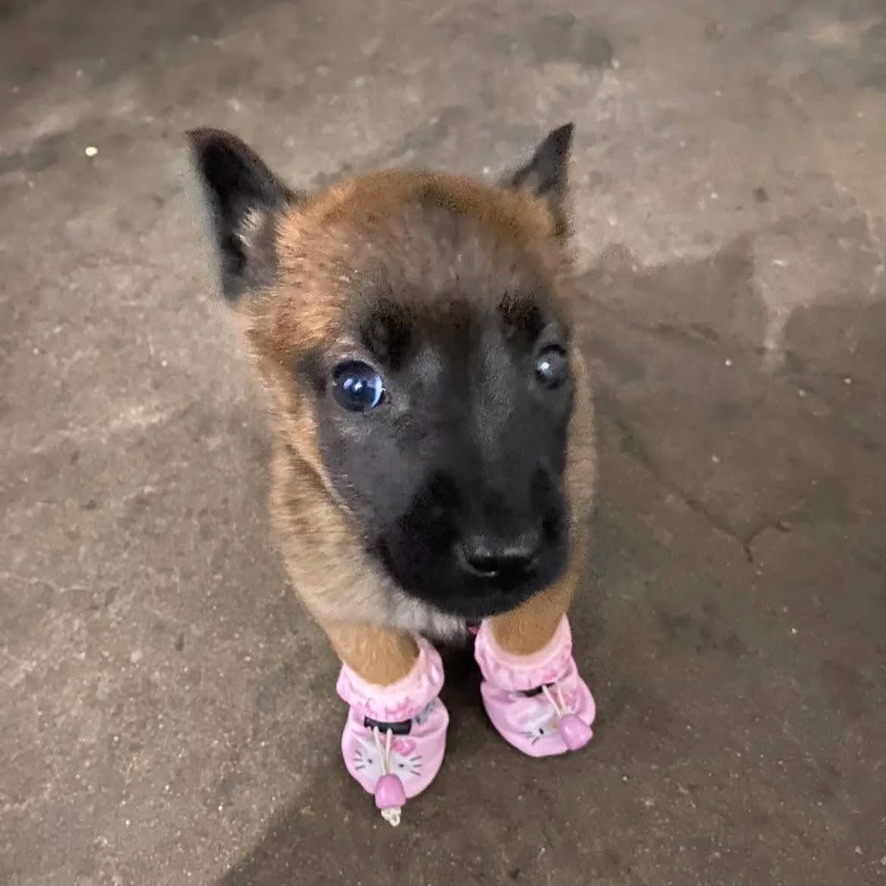
#> input picture task_8/data/dog.jpeg, 886 x 886 px
$ python task_8.py
#> lines starting #> are read from the running program, lines starting #| are printed output that depends on the picture; after the words box and inside, x2 and y2 are one past the last pixel; in counts of white or black regions, pixels touching at a corner belong together
import cv2

def load_image(path):
#> called with path = 'data/dog.jpeg'
    image = cv2.imread(path)
#> image is the input picture: shape (886, 886, 3); mean B, G, R 101.8, 112.7, 128.4
    if image is None:
        raise ValueError(f"Nie można wczytać obrazu: {path}")
    return image

def show_image(title, image):
    cv2.imshow(title, image)
    cv2.waitKey(0)
    cv2.destroyAllWindows()

def task_1(image):
    roi = image[0:100, 0:100]
    show_image("Top-left 100x100 ROI", roi)

def task_2(image):
    (h, _) = image.shape[:2]
#> h = 886
    roi = image[h//2:, :]
#> roi: shape (443, 886, 3)
    show_image("Bottom Half", roi)

def task_3(image):
    (_, w) = image.shape[:2]
#> w = 886
    roi = image[:, w//2:]
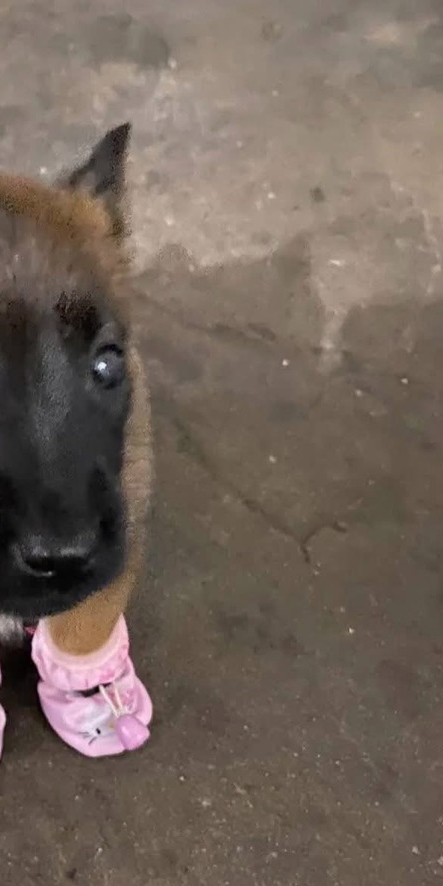
#> roi: shape (886, 443, 3); mean B, G, R 90.5, 100.4, 114.3
    show_image("Right Half", roi)

def task_4(image):
    try:
        startX = int(input("startX: "))
#> the answer given: 3
        endX = int(input("endX: "))
#> the answer given: 3
        startY = int(input("startY: "))
#> the answer given: 3
        endY = int(input("endY: "))
#> the answer given: 3
    except ValueError:
        print("Niepoprawne dane wejściowe.")
        return
    roi = image[startY:endY, startX:endX]
#> roi = empty array
    show_image("User-defined ROI", roi)

def task_5(image):
    (h, w) = image.shape[:2]
#> h = 886; w = 886
    centerY, centerX = h//2, w//2
#> centerY = 443; centerX = 443
    roi = image[centerY-75:centerY+75, centerX-75:centerX+75]
#> roi: shape (150, 150, 3)
    show_image("Cropped Face Region (centered)", roi)

def task_6(image):
    roi = image[50:150, 50:150]
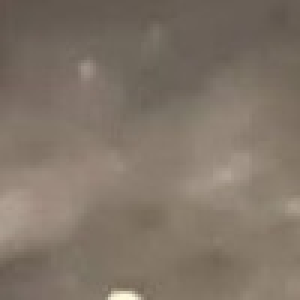
#> roi: shape (100, 100, 3) (shown 3 times larger); mean B, G, R 103.6, 116, 128.4
    result = image.copy()
    result[0:100, 0:100] = roi
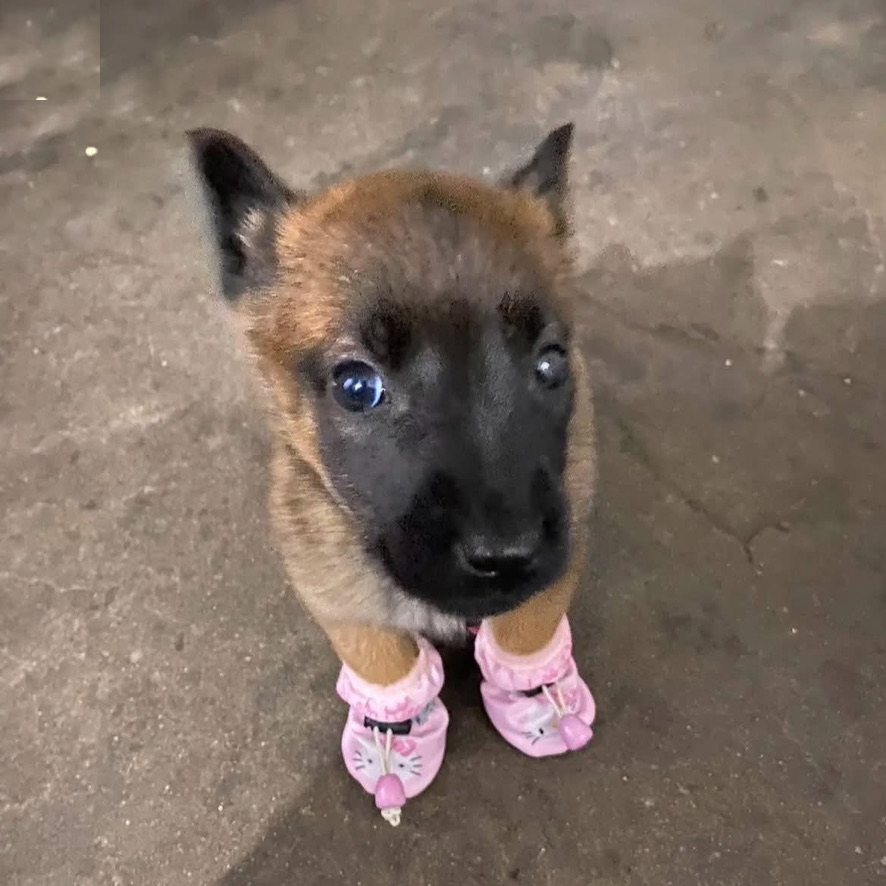
#> result: shape (886, 886, 3); 1.27% of pixels changed, all inside (x1, y1, x2, y2) = (0, 0, 100, 100)
    show_image("Copied and Pasted ROI", result)

def task_7(image):
    (h, w) = image.shape[:2]
#> h = 886; w = 886
    dh, dw = h // 3, w // 3
#> dh = 295; dw = 295
    for row in range(3):
        for col in range(3):
            roi = image[row*dh:(row+1)*dh, col*dw:(col+1)*dw]
            show_image(f"Grid {row},{col}", roi)
#> this loop made 3 passes
#> pass 1, in show_image (call 8), `cv2.imshow(title, image)`:
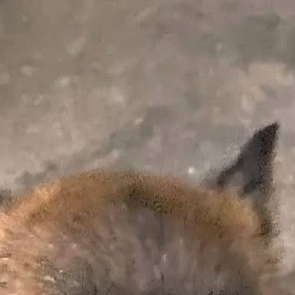
#> window 'Grid 0,1': shape (295, 295, 3); mean B, G, R 105.2, 119.7, 138.1
#> pass 1, in show_image (call 9), `cv2.imshow(title, image)`:
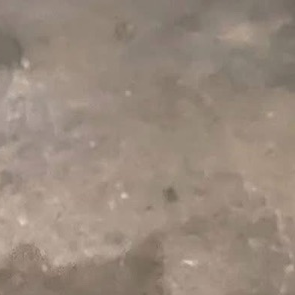
#> window 'Grid 0,2': shape (295, 295, 3); mean B, G, R 124.4, 137.2, 152.6

def task_8(image):
    (h, w) = image.shape[:2]
#> h = 886; w = 886
    win_w = 200
    for x in range(0, w - win_w + 1, 10):
        roi = image[0:h, x:x+win_w]
        cv2.imshow("Sliding ROI", roi)
#> this loop made 69 passes
#> pass 1, in task_8, `roi = image[0:h, x:x+win_w]`:
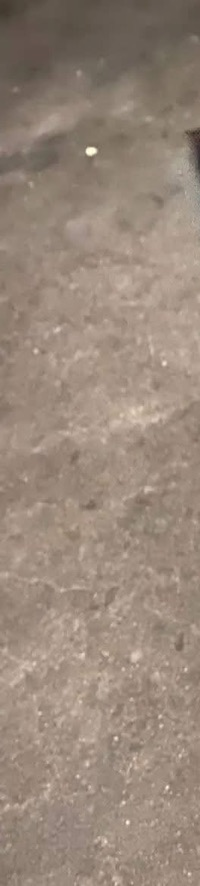
#> roi: shape (886, 200, 3); mean B, G, R 122.3, 135.7, 152.5
    cv2.waitKey(5)
    cv2.destroyAllWindows()

def task_9(image):
    roi = image[0:300, 0:300]
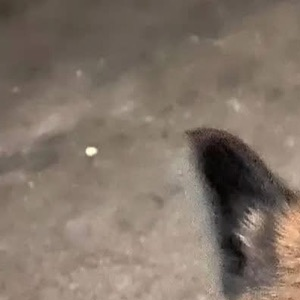
#> roi: shape (300, 300, 3); mean B, G, R 103.9, 115.9, 129.8
    cv2.imwrite("cropped_image.jpg", roi)
    print("Zapisano jako cropped_image.jpg")
    show_image("Cropped 300x300", roi)


image = load_image("data/dog.jpeg")
task_1(image)
task_2(image)
task_3(image)
task_4(image)
task_5(image)
task_6(image)
task_7(image)
task_8(image)
task_9(image)

$ run again, with task_1/data/dog.jpeg copied over task_8/data/dog.jpeg
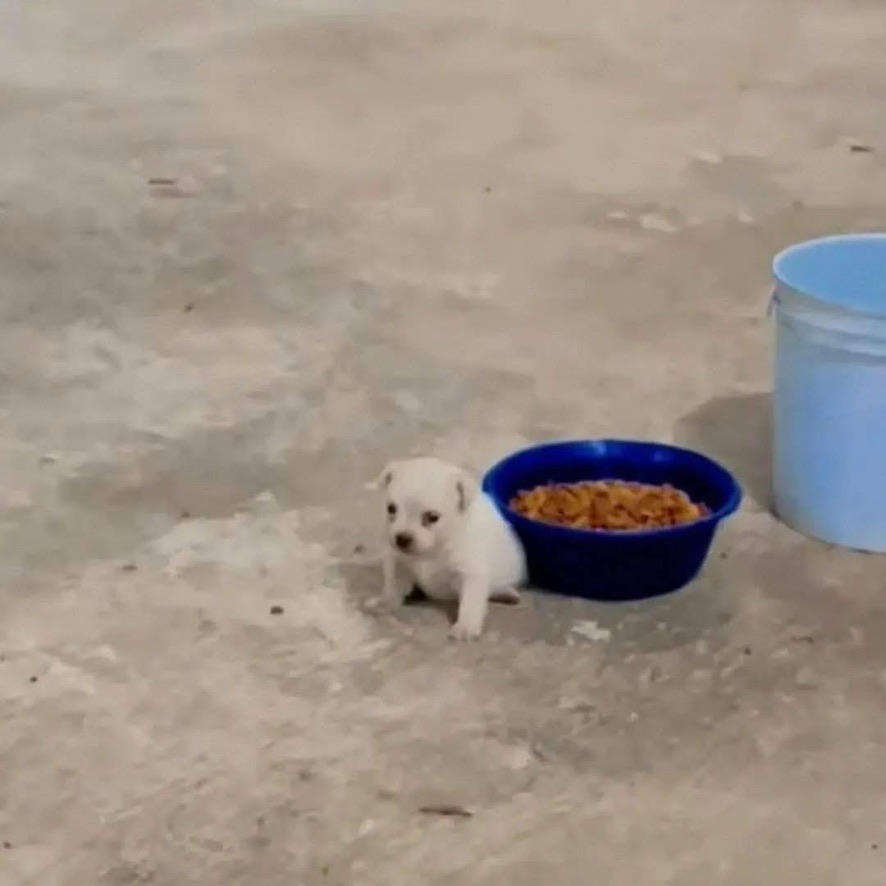
#> input picture task_1/data/dog.jpeg, 886 x 886 px
#> in load_image, image is the input picture: shape (886, 886, 3); mean B, G, R 136.3, 146.8, 158.4
#> in task_3, `roi = image[:, w//2:]`:
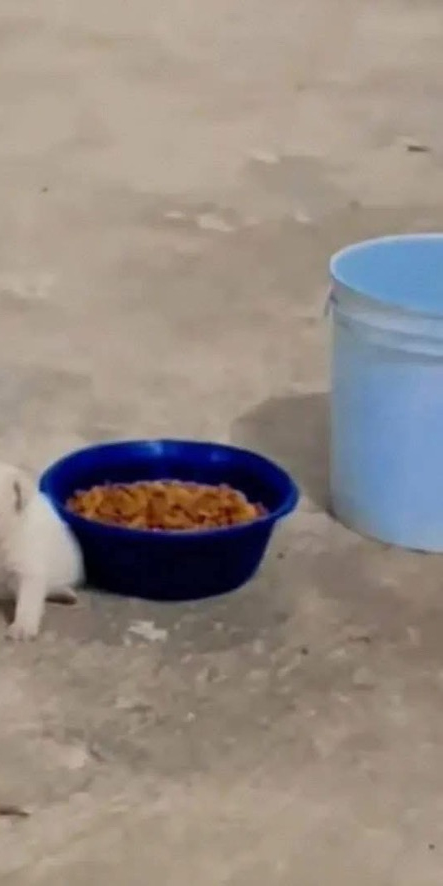
#> roi: shape (886, 443, 3); mean B, G, R 130.4, 137.6, 147.9
#> in task_4, `roi = image[startY:endY, startX:endX]`: roi = empty array
#> result: shape (886, 886, 3); 1.24% of pixels changed, all inside (x1, y1, x2, y2) = (0, 0, 100, 100)
#> in task_9, `roi = image[0:300, 0:300]`:
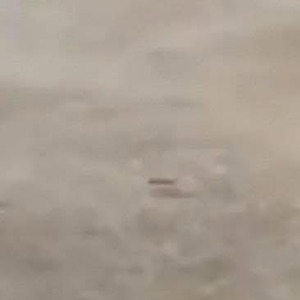
#> roi: shape (300, 300, 3); mean B, G, R 145.7, 157.1, 168.1

$ run again, with task_1/data/ruby.jpeg copied over task_8/data/dog.jpeg
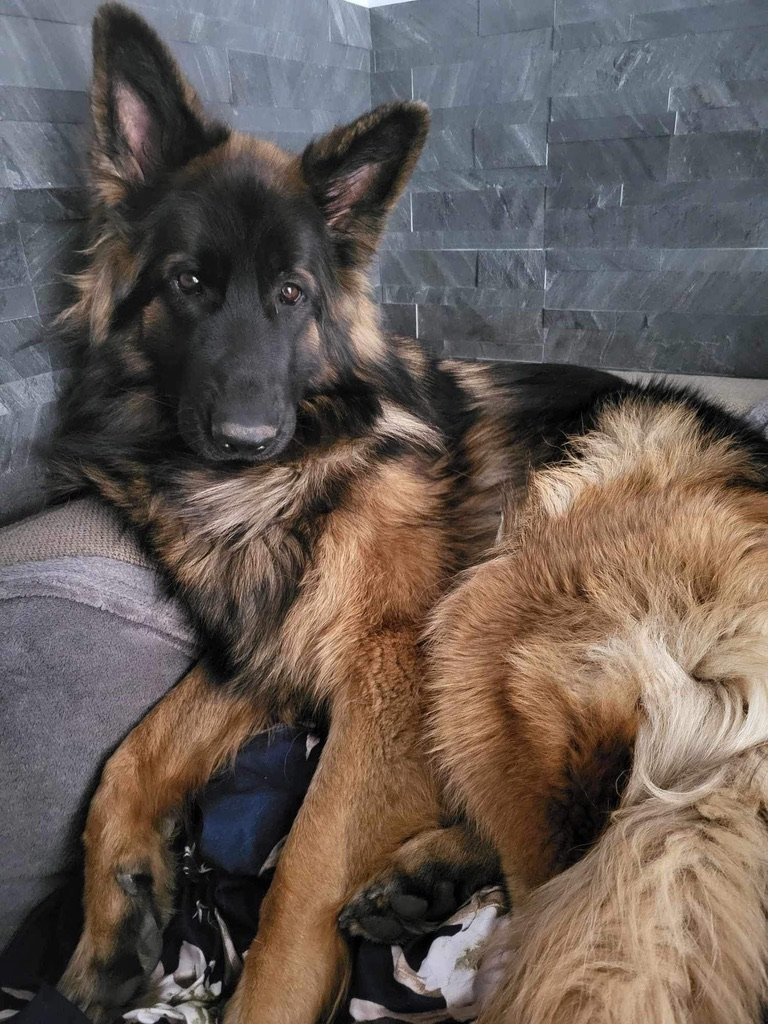
#> input picture task_1/data/ruby.jpeg, 768 x 1024 px
#> in load_image, image is the input picture: shape (1024, 768, 3); mean B, G, R 84.9, 91, 102.2
#> in task_3, `roi = image[:, w//2:]`:
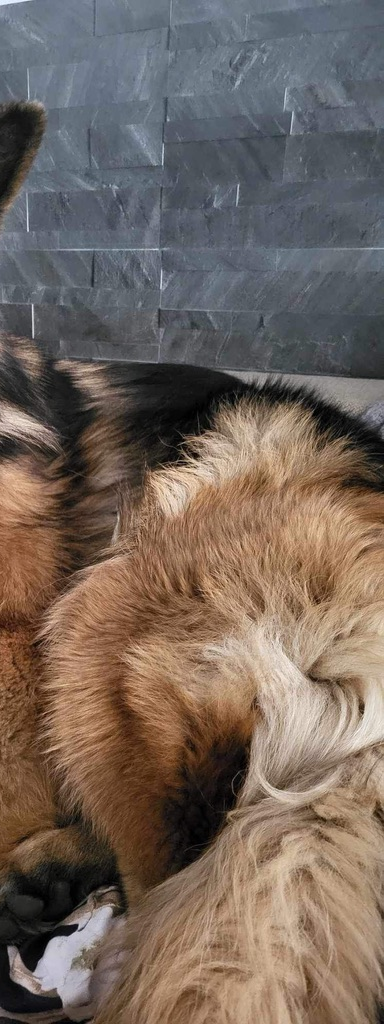
#> roi: shape (1024, 384, 3); mean B, G, R 92.7, 102, 115.9
#> in task_4, `roi = image[startY:endY, startX:endX]`: roi = empty array
#> result: shape (1024, 768, 3); 1.27% of pixels changed, all inside (x1, y1, x2, y2) = (0, 0, 100, 100)
#> in task_9, `roi = image[0:300, 0:300]`:
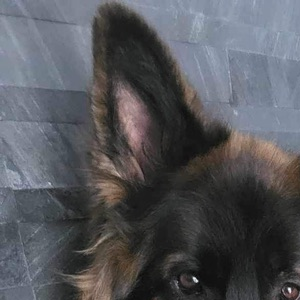
#> roi: shape (300, 300, 3); mean B, G, R 90.4, 85.6, 84.4
